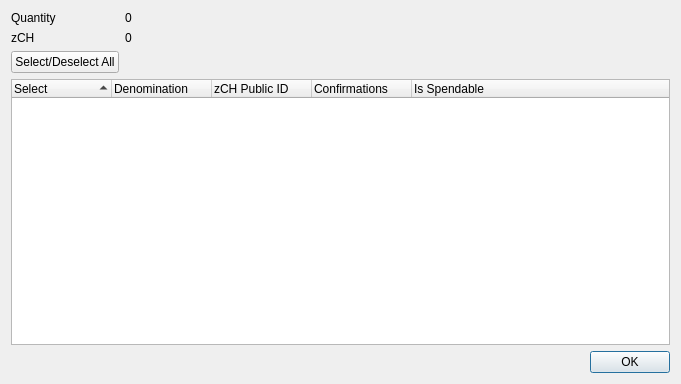
<?xml version="1.0" encoding="UTF-8"?>
<ui version="4.0">
 <class>ZPivControlDialog</class>
 <widget class="QDialog" name="ZPivControlDialog">
  <property name="geometry">
   <rect>
    <x>0</x>
    <y>0</y>
    <width>681</width>
    <height>384</height>
   </rect>
  </property>
  <property name="minimumSize">
   <size>
    <width>681</width>
    <height>384</height>
   </size>
  </property>
  <property name="windowTitle">
   <string>Select zCH to Spend</string>
  </property>
  <layout class="QGridLayout" name="gridLayout">
   <item row="0" column="0">
    <layout class="QFormLayout" name="formLayout">
     <property name="sizeConstraint">
      <enum>QLayout::SetDefaultConstraint</enum>
     </property>
     <item row="0" column="0">
      <widget class="QLabel" name="labelQuantity">
       <property name="text">
        <string>Quantity</string>
       </property>
      </widget>
     </item>
     <item row="0" column="1">
      <widget class="QLabel" name="labelQuantity_int">
       <property name="text">
        <string>0</string>
       </property>
      </widget>
     </item>
     <item row="1" column="0">
      <widget class="QLabel" name="labelZPiv">
       <property name="text">
        <string>zCH</string>
       </property>
      </widget>
     </item>
     <item row="1" column="1">
      <widget class="QLabel" name="labelZPiv_int">
       <property name="text">
        <string>0</string>
       </property>
      </widget>
     </item>
     <item row="2" column="0">
      <widget class="QPushButton" name="pushButtonAll">
       <property name="text">
        <string>Select/Deselect All</string>
       </property>
      </widget>
     </item>
    </layout>
   </item>
   <item row="1" column="0">
    <layout class="QVBoxLayout" name="verticalLayout">
     <item>
      <widget class="QTreeWidget" name="treeWidget">
       <property name="minimumSize">
        <size>
         <width>0</width>
         <height>250</height>
        </size>
       </property>
       <property name="alternatingRowColors">
        <bool>true</bool>
       </property>
       <property name="sortingEnabled">
        <bool>true</bool>
       </property>
       <property name="columnCount">
        <number>5</number>
       </property>
       <attribute name="headerDefaultSectionSize">
        <number>100</number>
       </attribute>
       <column>
        <property name="text">
         <string notr="true">Select</string>
        </property>
       </column>
       <column>
        <property name="text">
         <string notr="true">Denomination</string>
        </property>
       </column>
       <column>
        <property name="text">
         <string notr="true">zCH Public ID</string>
        </property>
       </column>
       <column>
        <property name="text">
         <string notr="true">Confirmations</string>
        </property>
       </column>
       <column>
        <property name="text">
         <string>Is Spendable</string>
        </property>
       </column>
      </widget>
     </item>
     <item>
      <widget class="QDialogButtonBox" name="buttonBox">
       <property name="orientation">
        <enum>Qt::Horizontal</enum>
       </property>
       <property name="standardButtons">
        <set>QDialogButtonBox::Ok</set>
       </property>
      </widget>
     </item>
    </layout>
   </item>
  </layout>
 </widget>
 <resources/>
 <connections>
  <connection>
   <sender>buttonBox</sender>
   <signal>accepted()</signal>
   <receiver>ZPivControlDialog</receiver>
   <slot>accept()</slot>
   <hints>
    <hint type="sourcelabel">
     <x>248</x>
     <y>254</y>
    </hint>
    <hint type="destinationlabel">
     <x>157</x>
     <y>274</y>
    </hint>
   </hints>
  </connection>
  <connection>
   <sender>buttonBox</sender>
   <signal>rejected()</signal>
   <receiver>ZPivControlDialog</receiver>
   <slot>reject()</slot>
   <hints>
    <hint type="sourcelabel">
     <x>316</x>
     <y>260</y>
    </hint>
    <hint type="destinationlabel">
     <x>286</x>
     <y>274</y>
    </hint>
   </hints>
  </connection>
 </connections>
</ui>
